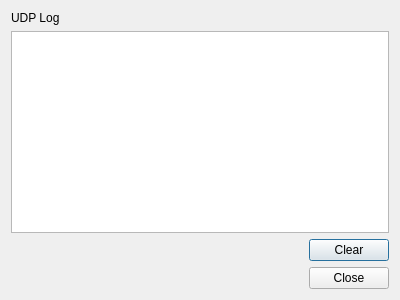
<?xml version="1.0" encoding="UTF-8"?>
<ui version="4.0">
 <class>DialogUDP</class>
 <widget class="QDialog" name="DialogUDP">
  <property name="geometry">
   <rect>
    <x>0</x>
    <y>0</y>
    <width>400</width>
    <height>300</height>
   </rect>
  </property>
  <property name="windowTitle">
   <string>UDP</string>
  </property>
  <layout class="QVBoxLayout" name="verticalLayout_2">
   <item>
    <layout class="QVBoxLayout" name="verticalLayout">
     <item>
      <widget class="QLabel" name="label">
       <property name="text">
        <string>UDP Log</string>
       </property>
      </widget>
     </item>
     <item>
      <widget class="QPlainTextEdit" name="plainTextEditReceivedUDPData">
       <property name="toolTip">
        <string>UDP packets are displayed here</string>
       </property>
       <property name="maximumBlockCount">
        <number>500</number>
       </property>
      </widget>
     </item>
     <item>
      <layout class="QHBoxLayout" name="horizontalLayout">
       <item>
        <spacer name="horizontalSpacer">
         <property name="orientation">
          <enum>Qt::Horizontal</enum>
         </property>
         <property name="sizeHint" stdset="0">
          <size>
           <width>40</width>
           <height>20</height>
          </size>
         </property>
        </spacer>
       </item>
       <item>
        <widget class="QPushButton" name="pushButton">
         <property name="toolTip">
          <string>Clears text</string>
         </property>
         <property name="text">
          <string>Clear</string>
         </property>
        </widget>
       </item>
      </layout>
     </item>
    </layout>
   </item>
   <item>
    <widget class="QDialogButtonBox" name="buttonBox">
     <property name="orientation">
      <enum>Qt::Horizontal</enum>
     </property>
     <property name="standardButtons">
      <set>QDialogButtonBox::Close</set>
     </property>
    </widget>
   </item>
  </layout>
 </widget>
 <resources/>
 <connections>
  <connection>
   <sender>buttonBox</sender>
   <signal>accepted()</signal>
   <receiver>DialogUDP</receiver>
   <slot>accept()</slot>
   <hints>
    <hint type="sourcelabel">
     <x>229</x>
     <y>275</y>
    </hint>
    <hint type="destinationlabel">
     <x>157</x>
     <y>274</y>
    </hint>
   </hints>
  </connection>
  <connection>
   <sender>buttonBox</sender>
   <signal>rejected()</signal>
   <receiver>DialogUDP</receiver>
   <slot>reject()</slot>
   <hints>
    <hint type="sourcelabel">
     <x>297</x>
     <y>281</y>
    </hint>
    <hint type="destinationlabel">
     <x>286</x>
     <y>274</y>
    </hint>
   </hints>
  </connection>
  <connection>
   <sender>pushButton</sender>
   <signal>clicked()</signal>
   <receiver>plainTextEditReceivedUDPData</receiver>
   <slot>clear()</slot>
   <hints>
    <hint type="sourcelabel">
     <x>352</x>
     <y>233</y>
    </hint>
    <hint type="destinationlabel">
     <x>335</x>
     <y>167</y>
    </hint>
   </hints>
  </connection>
 </connections>
</ui>
